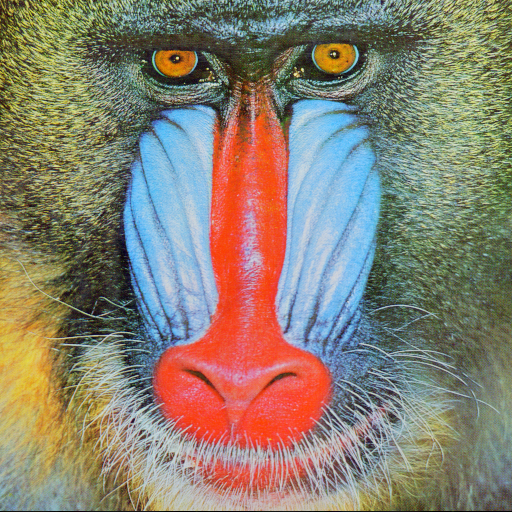
%> input picture Proyecto2/octaveCode/img/mono.png, 512 x 512 px
$ octave test.m   (GNU Octave 9; MATLAB toolbox functions it lacks are replaced by stand-ins)
%> lines starting %> are read from the running program, lines starting %| are printed output that depends on the picture
%> further down, A is the input picture: size 512x512x3 uint8; mean R, G, B 137.4, 128.9, 113.1
### Proyecto2/octaveCode/conv2YCbCr.m
function ycbcr = conv2YCbCr(rgb)

  red = rgb(:, :, 1);
  grn = rgb(:, :, 2);
  blu = rgb(:, :, 3);
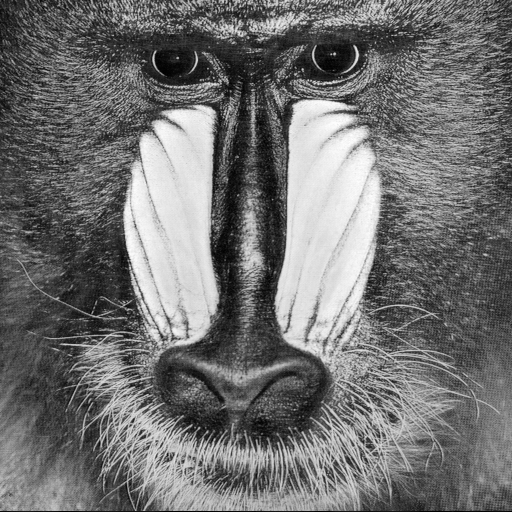
%> blu: size 512x512 double; min 0, max 255, mean 113.1

  y   = round((65.738 * red  + 129.057 * grn  + 25.064 * blu) / 256)  + 16;
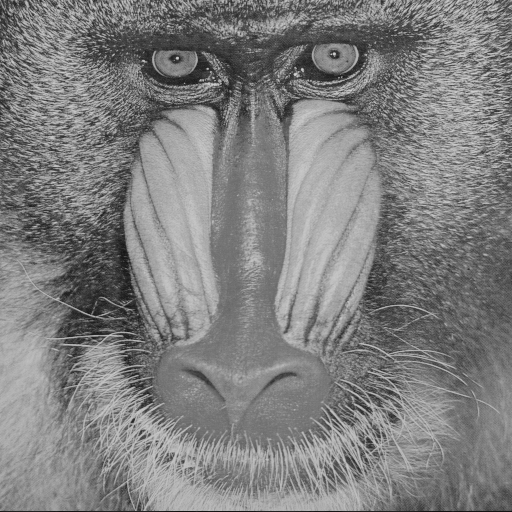
%> y: size 512x512 double; min 16, max 214, mean 127.3
  cb  = round((-37.945 * red - 74.494 * grn   + 112.439 * blu) / 256) + 128;
  cr  = round((112.439 * red - 94.154 * grn  - 18.285 * blu) / 256)  + 128;
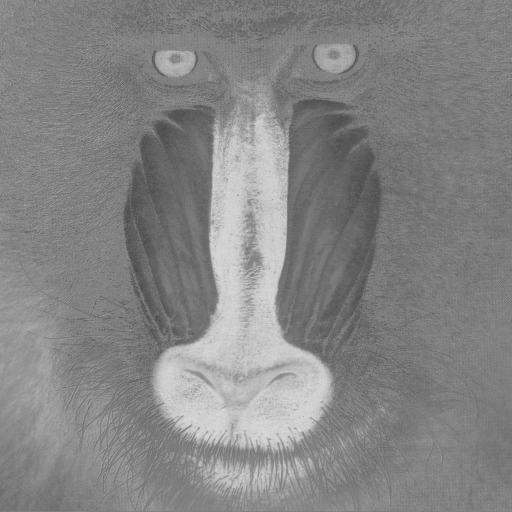
%> cr: size 512x512 double; min 68, max 218, mean 132.9

  ycbcr(:, :, 1) = y;
  ycbcr(:, :, 2) = cb;
  ycbcr(:, :, 3) = cr;
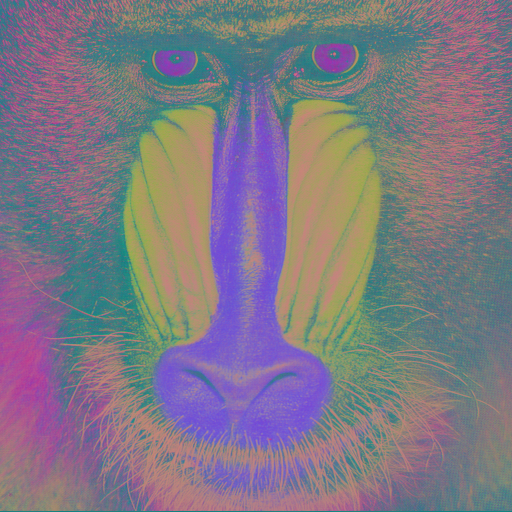
%> ycbcr: size 512x512x3 double; mean R, G, B 127.3, 119.8, 132.9

endfunction

### Proyecto2/octaveCode/bitwise.m
function ycbcr = bitwise(rgb)

  red = rgb(:, :, 1);
  grn = rgb(:, :, 2);
  blu = rgb(:, :, 3);

  y_r = bitshift(red, 6) + bitshift(red, 1);
  y_g =  bitshift(grn, 7) + grn;
  y_b = bitshift(blu, 3) + blu;

  cb_r = -1 * (bitshift(red, 5) + bitshift(red, 2) + bitshift(red, 1));
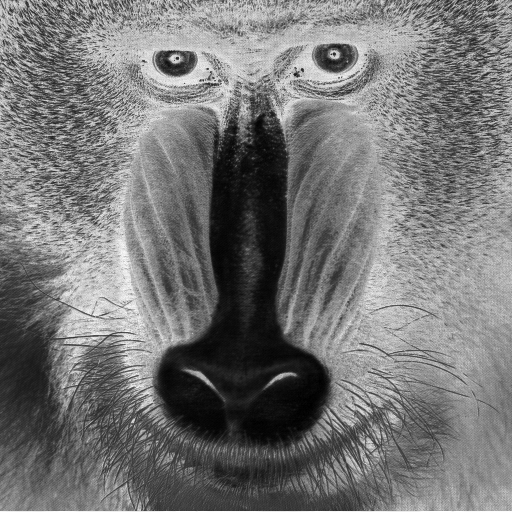
%> cb_r: size 512x512 double; min -9690, max 0, mean -5220.9; drawn with min black and max white
  cb_g = -1 * (bitshift(grn, 6) + bitshift(grn, 3) + bitshift(grn, 1));
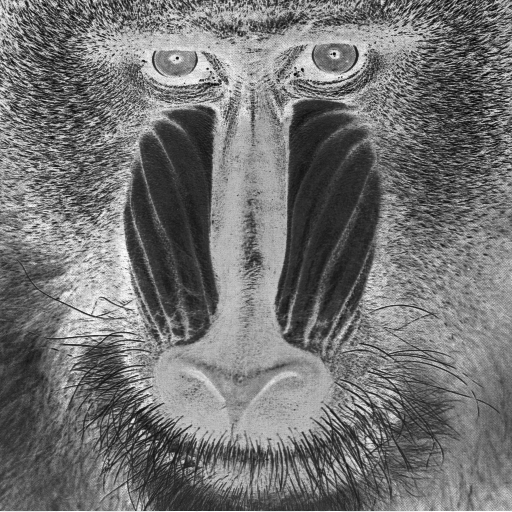
%> cb_g: size 512x512 double; min -17464, max 0, mean -9535.5; drawn with min black and max white
  cb_b = bitshift(blu, 7) - bitshift(blu, 4);

  cr_r = bitshift(red, 7) - bitshift(red, 4);
  cr_g = -1 * (bitshift(grn, 6) + bitshift(grn, 5) - bitshift(grn, 1));
  cr_b = -1 * (bitshift(blu, 4) + bitshift(blu, 1));
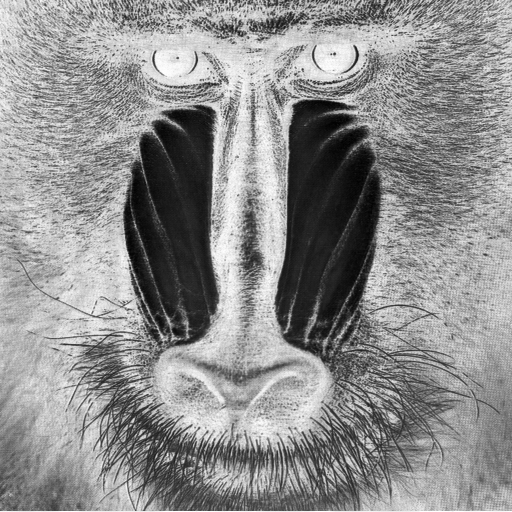
%> cr_b: size 512x512 double; min -4590, max 0, mean -2036.1; drawn with min black and max white

  y   = 16 + bitshift((y_r + y_g + y_b), -8);
  cb  = 128 + bitshift((cb_r + cb_b + cb_g), -8);
  cr  = 128 + bitshift((cr_r + cr_g + cr_b), -8);

  ycbcr(:, :, 1) = y;
  ycbcr(:, :, 2) = cb;
  ycbcr(:, :, 3) = cr;

endfunction

### Proyecto2/octaveCode/test.m
clc; clear;
pkg load image;

A = imread('img/mono.png');

A = double(A);

tic
B = conv2YCbCr(A);
t1 = toc

tic
C = bitwise(A);
t2 = toc

A = uint8(A);
B = uint8(B);
C = uint8(C);

subplot(1, 3, 1);
imshow(A);
title('Original Image');

subplot(1, 3, 2);
imshow(B);
title('YCBCR Image');

subplot(1, 3, 3);
imshow(C);
title('YCBCR Image (bitwise)');

$ run again, with Proyecto2/octaveCode/img/mountain.PNG copied over Proyecto2/octaveCode/img/mono.png
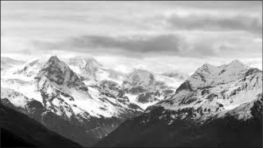
%> input picture Proyecto2/octaveCode/img/mountain.PNG, 264 x 149 px
%> A is the input picture: size 149x264x3 uint8; min 0, max 255, mean 159.7
%> A: size 149x264x3 double
%> cb: size 149x264 double; every value is 128
%> in bitwise, `cb_r = -1 * (bitshift(red, 5) + bitshift(red, 2) + bitshift(red, 1));`:
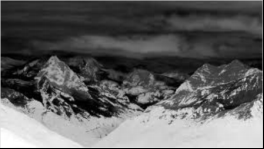
%> cb_r: size 149x264 double; min -9690, max 0, mean -6067; drawn with min black and max white
%> in bitwise, `y   = 16 + bitshift((y_r + y_g + y_b), -8);`:
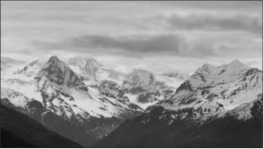
%> y: size 149x264 double; min 16, max 219, mean 142.7
